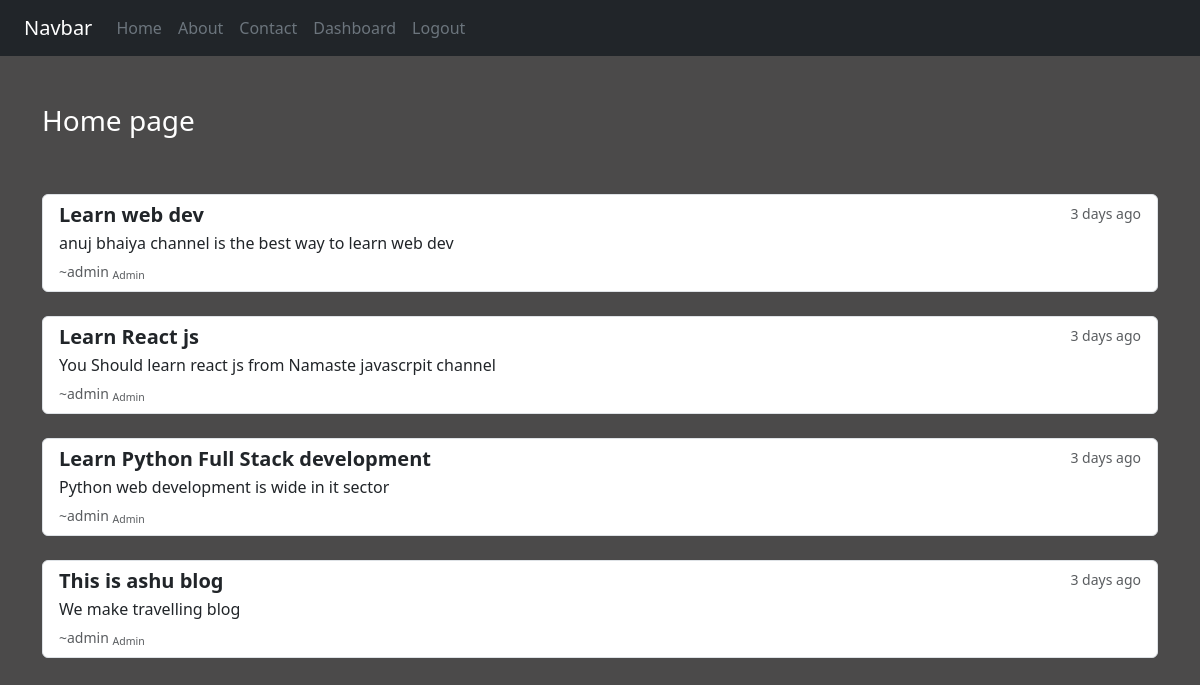
The app's page / (signed in) with its own data.
### blog/models.py (models this page shows)
class Post(models.Model):
    title = models.CharField(max_length=50)
    desc = models.TextField(max_length=200)

### blog/views.py (the view)
# urls.py: 2. Add a URL to urlpatterns:  path('', views.home, name='home')
def home(request):
    posts = Post.objects.all()
    user = request.user
    full_name = user.get_username()
    gps = user.groups.all()
    return render(request, 'blog/home.html' , {'posts':posts, "full_name":full_name, 'gps':gps})

### blog/templates/blog/home.html (shortened to what this page needs)
{% extends 'blog/base.html' %} {% load static %}  {% block content %}
<div class="cl-sm-10">
  <h3 class="text-white my-5">Home page</h3>
  {% for post in posts %}
  <div class="list-group my-2">
    <a href="#" class="list-group-item list-group-item-action my-2">
      <div class="d-flex w-100 justify-content-between">
        <h5 class="mb-1 fw-bold">{{post.title}}</h5>
        <small class="text-body-secondary">3 days ago</small>
      </div>
      <p class="mb-1">
        {{post.desc}}
      </p>
      <small class="text-body-secondary">~{{full_name}} {% for group in gps %} <sub>{{group.name}}</sub>{% endfor %} </small>
    </a>
  </div>
  {% endfor %}
</div>
{% endblock %}

### blog/static/blog/css/style.css (style rules this page uses)
body { background-color: rgb(75,74,74); color: antiquewhite; }

### records on screen
Post: title "Learn web dev", desc "anuj bhaiya channel is the best way to learn web dev"
Post: title "Learn React js", desc "You Should learn react js from Namaste javascrpit channel"
Post: title "Learn Python Full Stack development", desc "Python web development is wide in it sector"
Post: title "This is ashu blog", desc "We make travelling blog"

### other values on screen
{{ full_name }} "admin"
{{ group.name }} "Admin"
